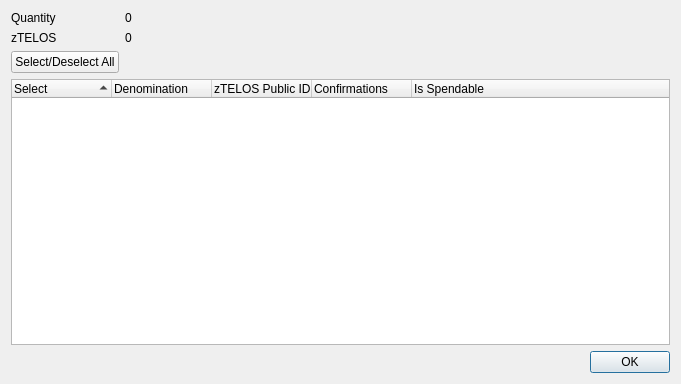
<?xml version="1.0" encoding="UTF-8"?>
<ui version="4.0">
 <class>ZTranscendenceControlDialog</class>
 <widget class="QDialog" name="ZTranscendenceControlDialog">
  <property name="geometry">
   <rect>
    <x>0</x>
    <y>0</y>
    <width>681</width>
    <height>384</height>
   </rect>
  </property>
  <property name="minimumSize">
   <size>
    <width>681</width>
    <height>384</height>
   </size>
  </property>
  <property name="windowTitle">
   <string>Select zTELOS to Spend</string>
  </property>
  <layout class="QGridLayout" name="gridLayout">
   <item row="0" column="0">
    <layout class="QFormLayout" name="formLayout">
     <property name="sizeConstraint">
      <enum>QLayout::SetDefaultConstraint</enum>
     </property>
     <item row="0" column="0">
      <widget class="QLabel" name="labelQuantity">
       <property name="text">
        <string>Quantity</string>
       </property>
      </widget>
     </item>
     <item row="0" column="1">
      <widget class="QLabel" name="labelQuantity_int">
       <property name="text">
        <string>0</string>
       </property>
      </widget>
     </item>
     <item row="1" column="0">
      <widget class="QLabel" name="labelZTranscendence">
       <property name="text">
        <string>zTELOS</string>
       </property>
      </widget>
     </item>
     <item row="1" column="1">
      <widget class="QLabel" name="labelZTranscendence_int">
       <property name="text">
        <string>0</string>
       </property>
      </widget>
     </item>
     <item row="2" column="0">
      <widget class="QPushButton" name="pushButtonAll">
       <property name="text">
        <string>Select/Deselect All</string>
       </property>
      </widget>
     </item>
    </layout>
   </item>
   <item row="1" column="0">
    <layout class="QVBoxLayout" name="verticalLayout">
     <item>
      <widget class="QTreeWidget" name="treeWidget">
       <property name="minimumSize">
        <size>
         <width>0</width>
         <height>250</height>
        </size>
       </property>
       <property name="alternatingRowColors">
        <bool>true</bool>
       </property>
       <property name="sortingEnabled">
        <bool>true</bool>
       </property>
       <property name="columnCount">
        <number>5</number>
       </property>
       <attribute name="headerDefaultSectionSize">
        <number>100</number>
       </attribute>
       <column>
        <property name="text">
         <string notr="true">Select</string>
        </property>
       </column>
       <column>
        <property name="text">
         <string notr="true">Denomination</string>
        </property>
       </column>
       <column>
        <property name="text">
         <string notr="true">zTELOS Public ID</string>
        </property>
       </column>
       <column>
        <property name="text">
         <string notr="true">Confirmations</string>
        </property>
       </column>
       <column>
        <property name="text">
         <string>Is Spendable</string>
        </property>
       </column>
      </widget>
     </item>
     <item>
      <widget class="QDialogButtonBox" name="buttonBox">
       <property name="orientation">
        <enum>Qt::Horizontal</enum>
       </property>
       <property name="standardButtons">
        <set>QDialogButtonBox::Ok</set>
       </property>
      </widget>
     </item>
    </layout>
   </item>
  </layout>
 </widget>
 <resources/>
 <connections>
  <connection>
   <sender>buttonBox</sender>
   <signal>accepted()</signal>
   <receiver>ZTranscendenceControlDialog</receiver>
   <slot>accept()</slot>
   <hints>
    <hint type="sourcelabel">
     <x>248</x>
     <y>254</y>
    </hint>
    <hint type="destinationlabel">
     <x>157</x>
     <y>274</y>
    </hint>
   </hints>
  </connection>
  <connection>
   <sender>buttonBox</sender>
   <signal>rejected()</signal>
   <receiver>ZTranscendenceControlDialog</receiver>
   <slot>reject()</slot>
   <hints>
    <hint type="sourcelabel">
     <x>316</x>
     <y>260</y>
    </hint>
    <hint type="destinationlabel">
     <x>286</x>
     <y>274</y>
    </hint>
   </hints>
  </connection>
 </connections>
</ui>
